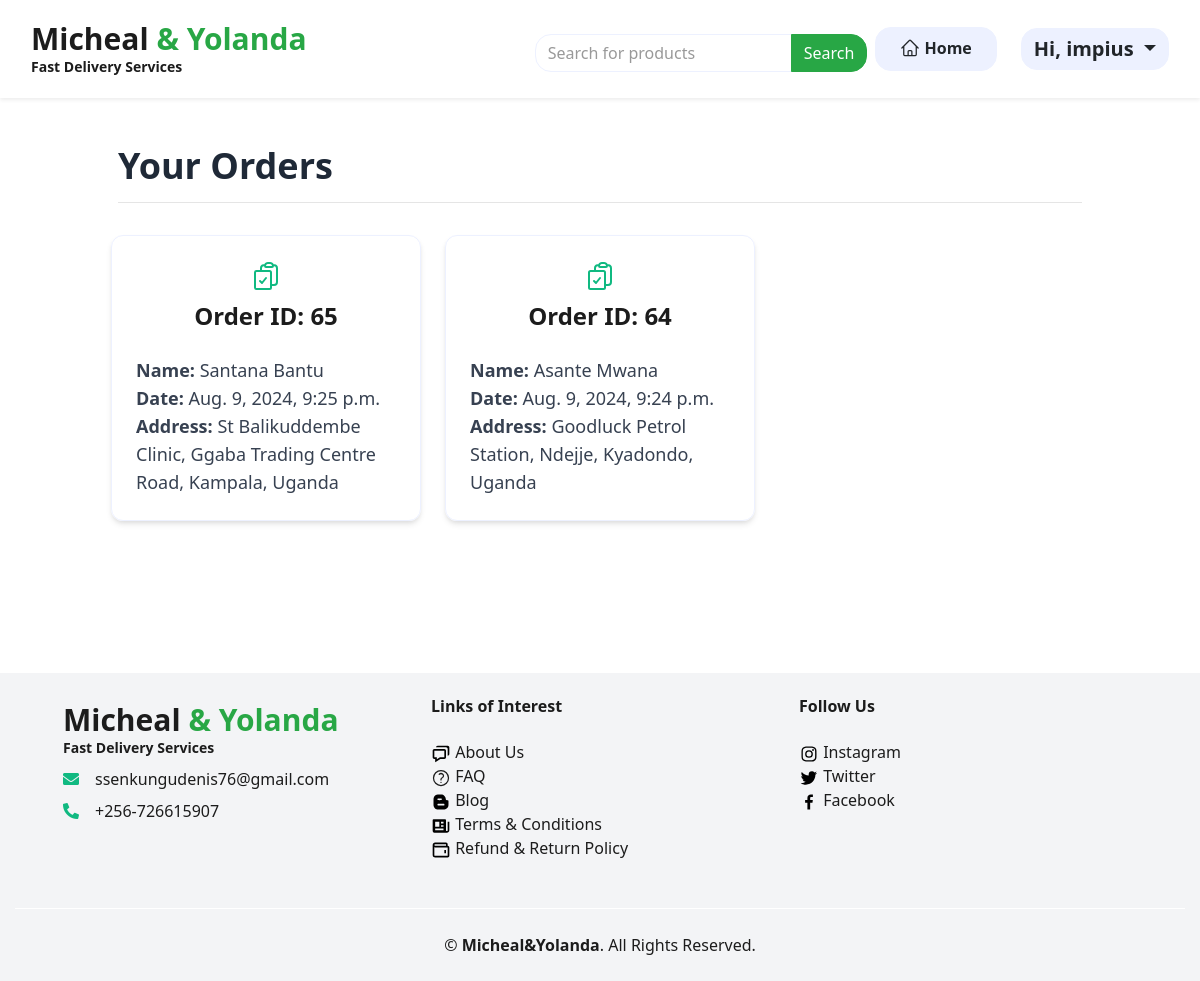
Page /order/orders/ (signed in) on the earlier database version.
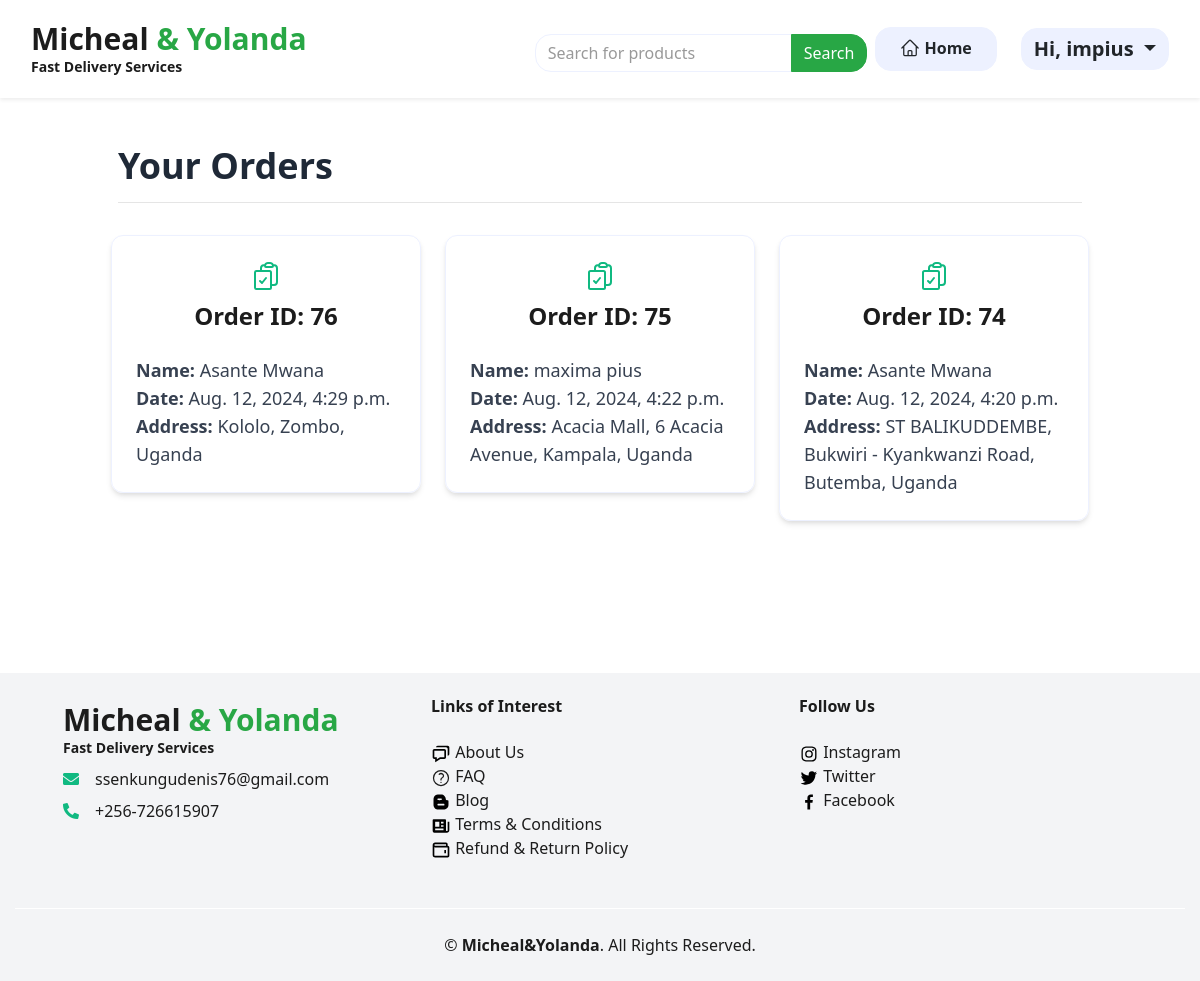
Same page on the later database version.
### orders/models.py (models this page shows, shortened)
class Order(models.Model):
    user = models.ForeignKey(User, related_name='orders', on_delete=models.CASCADE, null=True)
    first_name = models.CharField(max_length=50)
    last_name = models.CharField(max_length=50)
    address = models.CharField(max_length=250)
    phone_number = models.CharField(max_length=20)
    created = models.DateTimeField(auto_now_add=True)
    updated = models.DateTimeField(auto_now=True)
    paid = models.BooleanField(default=False)
    class Meta:
        ordering = ['-created']
        indexes = [
             models.Index(fields=['-created']),
             ]

### orders/views.py (the view)
# urls.py: path('order/', include('orders.urls')),
@customer_required
def orders(request):
    orders = Order.objects.filter(user=request.user)
    return render(request, 'order/orders.html', {'orders':orders})

### cart/context_processors.py (called while the page is built)
def cart(request):
    return {'cart': Cart(request)}

### jumia/context_processors.py (called while the page is built)
def categories(request):
    cat = Categories.objects.all()
    return {'cat': cat}

### orders/templates/order/orders.html (shortened to what this page needs)
{% extends 'jumia/base.html' %}
{% block content %}
<div class="container py-5">
    <h1 class="flex text-start text-2xl lg:text-4xl font-bold text-gray-800 mb-3">Your Orders</h1>
    <hr class="mb-8">
    <div class="row px-2">
        {% if orders %}
        <div class="grid grid-cols-1 md:grid-cols-2 lg:grid-cols-3 gap-6">
            {% for order in orders %}
            <a href="{% url 'orders:detail' order.id %}" class="block transition transform hover:scale-105">
                <div class="border border-gray-100 shadow-md rounded-xl p-6 hover:bg-gray-50">
                    <div class="text-center text-green-500 mb-4">
                        <h2 class="text-2xl font-bold">Order ID: {{ order.id }}</h2>
                    </div>
                    <div class="text-lg text-gray-700">
                        <p><strong>Name:</strong> {{ order.first_name }} {{ order.last_name }}</p>
                        <p><strong>Date:</strong> {{ order.created }}</p>
                        <p><strong>Address:</strong> {{ order.address }}</p>
                    </div>
                </div>
            </a>
            {% endfor %}
        </div>
        {% endif %}
    </div>
</div>
{% endblock %}

Differences in the rows shown:
removed Order: id "65", first_name "Santana", last_name "Bantu", created "Aug. 9, 2024, 9:25 p.m.", address "St Balikuddembe Clinic, Ggaba Trading Centre Road, Kampala, Uganda"
removed Order: id "64", first_name "Asante", last_name "Mwana", created "Aug. 9, 2024, 9:24 p.m.", address "Goodluck Petrol Station, Ndejje, Kyadondo, Uganda"
added Order: id "76", first_name "Asante", last_name "Mwana", created "Aug. 12, 2024, 4:29 p.m.", address "Kololo, Zombo, Uganda"
added Order: id "75", first_name "maxima", last_name "pius", created "Aug. 12, 2024, 4:22 p.m.", address "Acacia Mall, 6 Acacia Avenue, Kampala, Uganda"
added Order: id "74", first_name "Asante", last_name "Mwana", created "Aug. 12, 2024, 4:20 p.m.", address "ST BALIKUDDEMBE, Bukwiri - Kyankwanzi Road, Butemba, Uganda"
